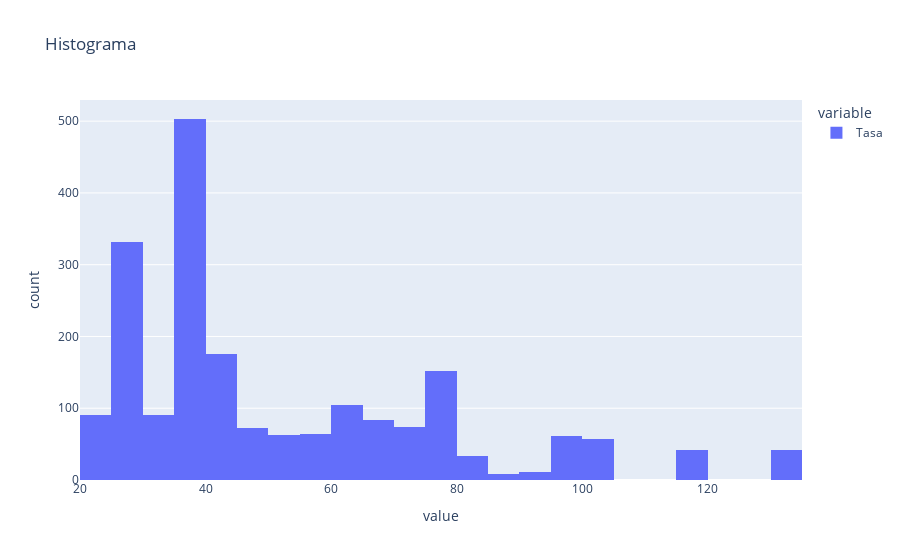

Write notebook code for a chart like this one.
### Markdown cell above
Histograma

### Code cell
hist = px.histogram(df,  title=f"Histograma")
hist.show()

### Figure 1 — Plotly figure (JSON) as saved in the notebook; plotly's stock layout.template omitted (floating-point values rounded to 4 significant figures; data arrays with more than 128 entries replaced by an {"elided": "..."} marker saying what was removed)
{"data": [{"alignmentgroup": "True", "bingroup": "x", "hovertemplate": "variable=Tasa<br>value=%{x}<br>count=%{y}<extra></extra>", "legendgroup": "Tasa", "marker": {"color": "#636efa", "pattern": {"shape": ""}}, "name": "Tasa", "offsetgroup": "Tasa", "orientation": "v", "showlegend": true, "type": "histogram", "x": {"elided": "2060 float values"}, "xaxis": "x", "yaxis": "y"}], "layout": {"barmode": "relative", "legend": {"title": {"text": "variable"}, "tracegroupgap": 0}, "title": {"text": "Histograma"}, "xaxis": {"anchor": "y", "domain": [0, 1], "title": {"text": "value"}}, "yaxis": {"anchor": "x", "domain": [0, 1], "title": {"text": "count"}}}}
